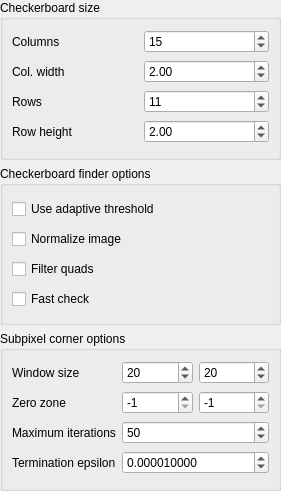
<?xml version="1.0" encoding="UTF-8"?>
<ui version="4.0">
 <class>ZChessboardCalibrationPatternFinderConfigWidget</class>
 <widget class="QWidget" name="ZChessboardCalibrationPatternFinderConfigWidget">
  <property name="geometry">
   <rect>
    <x>0</x>
    <y>0</y>
    <width>281</width>
    <height>491</height>
   </rect>
  </property>
  <property name="windowTitle">
   <string>Form</string>
  </property>
  <layout class="QVBoxLayout" name="verticalLayout">
   <property name="leftMargin">
    <number>0</number>
   </property>
   <property name="topMargin">
    <number>0</number>
   </property>
   <property name="rightMargin">
    <number>0</number>
   </property>
   <property name="bottomMargin">
    <number>0</number>
   </property>
   <item>
    <widget class="QGroupBox" name="groupBox_2">
     <property name="title">
      <string>Checkerboard size</string>
     </property>
     <layout class="QGridLayout" name="gridLayout_2">
      <item row="0" column="0">
       <widget class="QLabel" name="label_15">
        <property name="text">
         <string>Columns</string>
        </property>
       </widget>
      </item>
      <item row="0" column="1">
       <widget class="QSpinBox" name="sizeColumnsSpinBox">
        <property name="value">
         <number>15</number>
        </property>
       </widget>
      </item>
      <item row="1" column="0">
       <widget class="QLabel" name="label_12">
        <property name="text">
         <string>Col. width</string>
        </property>
       </widget>
      </item>
      <item row="1" column="1">
       <widget class="QDoubleSpinBox" name="sizeColWidthSpinBox">
        <property name="value">
         <double>2.000000000000000</double>
        </property>
       </widget>
      </item>
      <item row="2" column="0">
       <widget class="QLabel" name="label_16">
        <property name="text">
         <string>Rows</string>
        </property>
       </widget>
      </item>
      <item row="2" column="1">
       <widget class="QSpinBox" name="sizeRowsSpinBox">
        <property name="value">
         <number>11</number>
        </property>
       </widget>
      </item>
      <item row="3" column="0">
       <widget class="QLabel" name="label_17">
        <property name="text">
         <string>Row height</string>
        </property>
       </widget>
      </item>
      <item row="3" column="1">
       <widget class="QDoubleSpinBox" name="sizeRowHeightSpinBox">
        <property name="value">
         <double>2.000000000000000</double>
        </property>
       </widget>
      </item>
     </layout>
    </widget>
   </item>
   <item>
    <widget class="QGroupBox" name="groupBox_7">
     <property name="title">
      <string>Checkerboard finder options</string>
     </property>
     <layout class="QGridLayout" name="gridLayout_3">
      <item row="0" column="0">
       <widget class="QCheckBox" name="findCornersAdaptiveThreshCheckBox">
        <property name="text">
         <string>Use adaptive threshold</string>
        </property>
       </widget>
      </item>
      <item row="1" column="0">
       <widget class="QCheckBox" name="findCornersNormalizeImageCheckBox">
        <property name="text">
         <string>Normalize image</string>
        </property>
       </widget>
      </item>
      <item row="2" column="0">
       <widget class="QCheckBox" name="findCornersFilterQuadsCheckBox">
        <property name="text">
         <string>Filter quads</string>
        </property>
       </widget>
      </item>
      <item row="3" column="0">
       <widget class="QCheckBox" name="findCornersFastCheckCheckBox">
        <property name="text">
         <string>Fast check</string>
        </property>
       </widget>
      </item>
     </layout>
    </widget>
   </item>
   <item>
    <widget class="QGroupBox" name="groupBox_5">
     <property name="title">
      <string>Subpixel corner options</string>
     </property>
     <layout class="QGridLayout" name="gridLayout">
      <item row="2" column="1">
       <widget class="QSpinBox" name="subpixZeroZoneWidthSpinBox">
        <property name="minimum">
         <number>-1</number>
        </property>
        <property name="maximum">
         <number>999</number>
        </property>
        <property name="value">
         <number>-1</number>
        </property>
       </widget>
      </item>
      <item row="2" column="0">
       <widget class="QLabel" name="label">
        <property name="text">
         <string>Zero zone</string>
        </property>
       </widget>
      </item>
      <item row="0" column="0">
       <widget class="QLabel" name="label_9">
        <property name="text">
         <string>Window size</string>
        </property>
       </widget>
      </item>
      <item row="0" column="1">
       <widget class="QSpinBox" name="subpixWinWidthSpinBox">
        <property name="maximum">
         <number>999</number>
        </property>
        <property name="value">
         <number>20</number>
        </property>
       </widget>
      </item>
      <item row="0" column="2">
       <widget class="QSpinBox" name="subpixWinHeightSpinBox">
        <property name="maximum">
         <number>999</number>
        </property>
        <property name="value">
         <number>20</number>
        </property>
       </widget>
      </item>
      <item row="2" column="2">
       <widget class="QSpinBox" name="subpixZeroZoneHeightSpinBox">
        <property name="minimum">
         <number>-1</number>
        </property>
        <property name="maximum">
         <number>999</number>
        </property>
        <property name="value">
         <number>-1</number>
        </property>
       </widget>
      </item>
      <item row="3" column="0">
       <widget class="QLabel" name="label_10">
        <property name="text">
         <string>Maximum iterations</string>
        </property>
       </widget>
      </item>
      <item row="3" column="1" colspan="2">
       <widget class="QSpinBox" name="subpixMaxIterationsSpinBox">
        <property name="minimum">
         <number>1</number>
        </property>
        <property name="maximum">
         <number>999</number>
        </property>
        <property name="singleStep">
         <number>10</number>
        </property>
        <property name="value">
         <number>50</number>
        </property>
       </widget>
      </item>
      <item row="4" column="0">
       <widget class="QLabel" name="label_11">
        <property name="text">
         <string>Termination epsilon</string>
        </property>
       </widget>
      </item>
      <item row="4" column="1" colspan="2">
       <widget class="QDoubleSpinBox" name="subpixEpsilonSpinBox">
        <property name="decimals">
         <number>9</number>
        </property>
        <property name="maximum">
         <double>1.000000000000000</double>
        </property>
        <property name="singleStep">
         <double>0.000001000000000</double>
        </property>
        <property name="value">
         <double>0.000010000000000</double>
        </property>
       </widget>
      </item>
     </layout>
    </widget>
   </item>
  </layout>
 </widget>
 <resources/>
 <connections/>
</ui>
